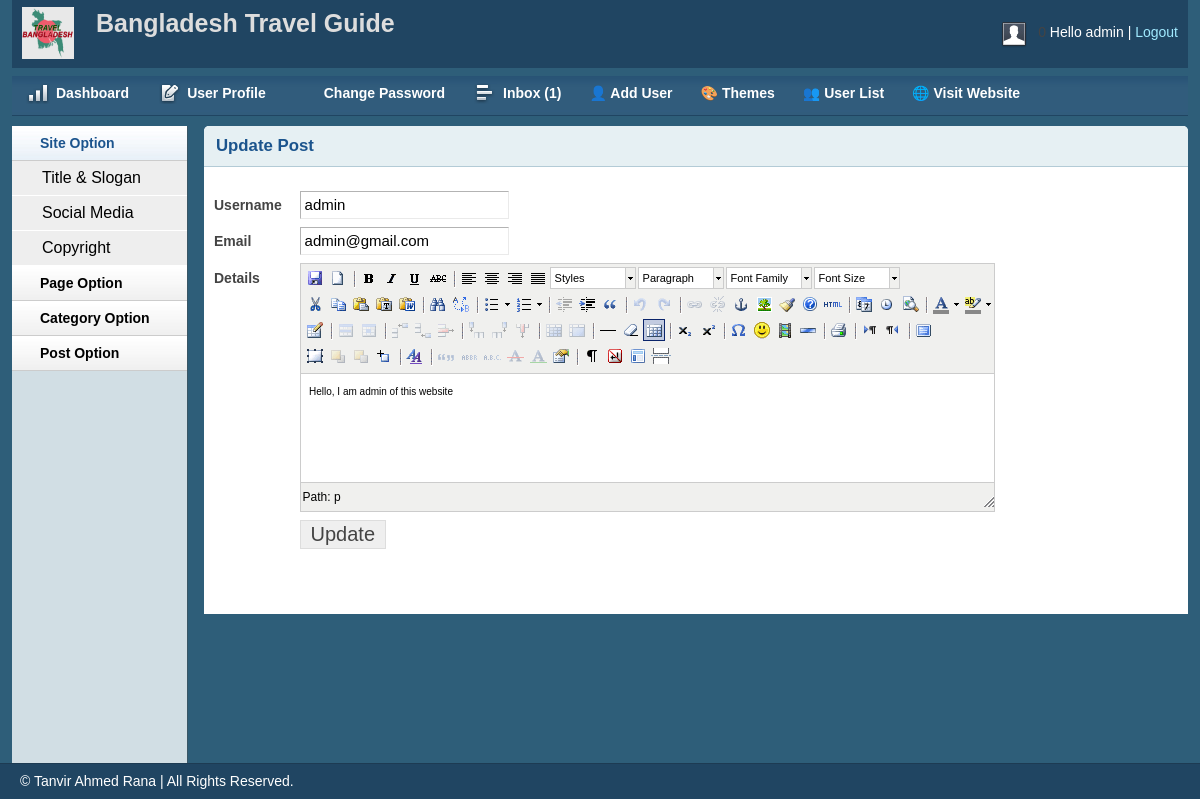
/admin/userProfile.php (signed in), run on an earlier commit of the app's database.
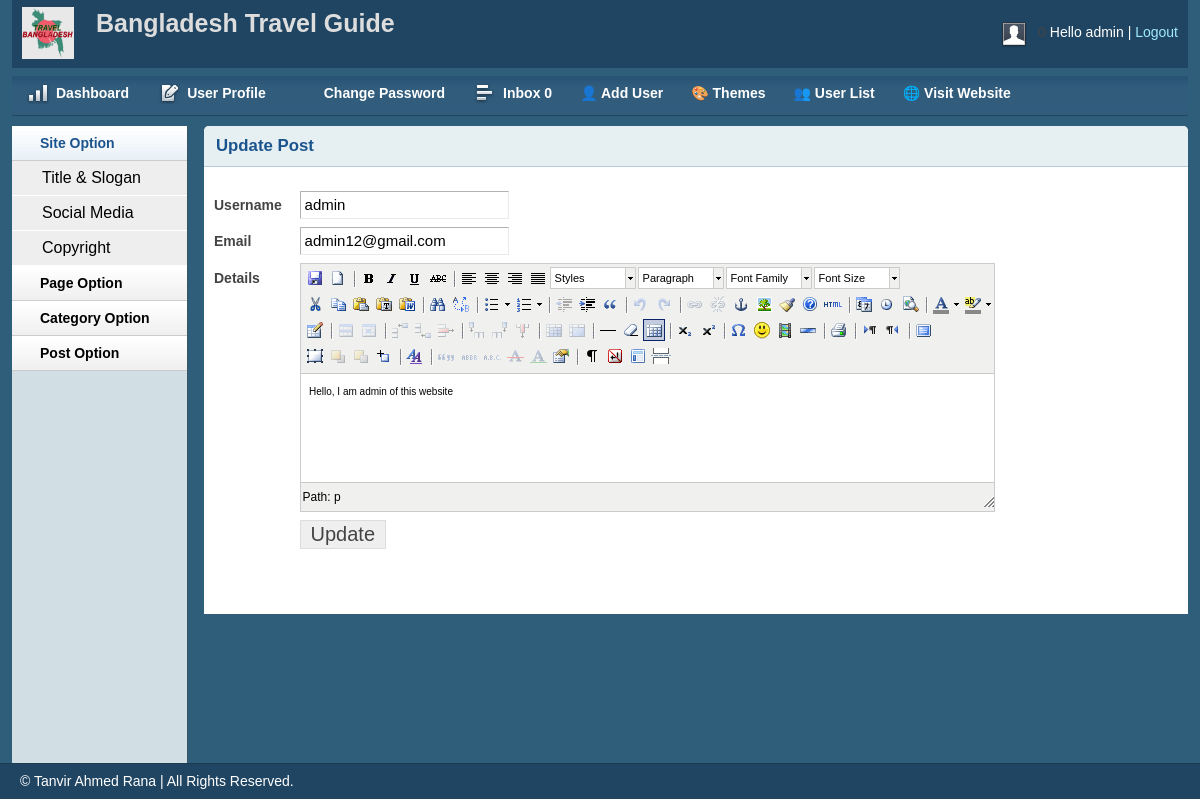
And on a later commit of the database.
### tables this page shows
CREATE TABLE `tbl_user` (
  `id` int(11) NOT NULL,
  `username` varchar(50) NOT NULL,
  `password` varchar(40) NOT NULL,
  `email` varchar(255) NOT NULL,
  `details` text NOT NULL,
  `role` int(11) NOT NULL
);

### lib/Session.php (called while the page is built, shortened)
<?php
class Session{
     public static function get($key) {
         if (isset($_SESSION["$key"])) {
             return $_SESSION["$key"];
         }else{
             return false;
         }
     }
}

### lib/Database.php (called while the page is built, shortened)
<?php
Class Database{
	public $host   = DB_HOST;
	public $user   = DB_USER;
	public $pass   = DB_PASS;
	public $dbname = DB_NAME;
	public $link;
	private function connectDB(){
	$this->link = new mysqli($this->host, $this->user, $this->pass, $this->dbname);
 }
	public function select($query){
		$result = $this->link->query($query) or die($this->link->error.__LINE__);
		if($result->num_rows > 0){
			return $result;
		} else {
			return false;
		}
	}
}

### admin/userProfile.php (the view, shortened to what this page needs)
<?php include 'inc/header.php';?>
<?php include 'inc/sidebar.php';?>
<div class="grid_10">
<?php
 $userId = Session::get('userId');
 $userRole = Session::get('userRole');
?>
<div class="box round first grid">
<h2>Update  Post</h2>
<div class="block">
    <?php
    $query = "SELECT * FROM tbl_user WHERE id='$userId' AND role='$userRole'";
    $getUser = $db->select($query);
    if($getUser){
        while($result = $getUser->fetch_assoc()){
  ?>
    <form action="" method="POST" enctype="multipart/form-data">
    <table class="form">
        <tr>
            <td>
                <label>Username</label>
            </td>
            <td>
                <input type="text" name="username" value="<?php echo $result['username']; ?>"/>
            </td>
        </tr>
        <tr>
            <td>
                <label>Email</label>
            </td>
            <td>
                <input type="text" name="email" value="<?php echo $result['email']; ?>"/>
            </td>
        </tr>
        <tr>
            <td style="vertical-align: top; padding-top: 9px;">
                <label>Details</label>
            </td>
            <td>
            </td>
        </tr>
        <tr>
            <td></td>
            <td>
                <input type="submit" name="submit" Value="Update" />
            </td>
        </tr>
    </table>
    </form>
    <?php } } ?>
</div>
</div>
</div>
<?php include 'inc/footer.php';?>

### admin/inc/header.php (shortened to what this page needs)
<?php
    include '../lib/Session.php';
?>
<?php
    include '../lib/Database.php';
?>
<?php
    $db = new Database();
?>
<!DOCTYPE html>
<html>
<head>
<link rel="stylesheet" type="text/css" href="css/reset.css" media="screen" />
<link rel="stylesheet" type="text/css" href="css/text.css" media="screen" />
<link rel="stylesheet" type="text/css" href="css/grid.css" media="screen" />
<link rel="stylesheet" type="text/css" href="css/layout.css" media="screen" />
<link rel="stylesheet" type="text/css" href="css/nav.css" media="screen" />
<link href="css/table/demo_page.css" rel="stylesheet" type="text/css" />
</head>
<body>
<div class="container_12">
<div class="grid_12 header-repeat">
<div id="branding">
    <div class="floatleft logo">
        <img src="img/bd.png" alt="Logo" />
    </div>
    <div class="floatleft middle">
        <h1>Bangladesh Travel Guide</h1>
    </div>
    <div class="floatright">
        <div class="floatleft">
            <img src="img/img-profile.jpg" alt="Profile Pic" /></div>
        <div class="floatleft marginleft10">
            <ul class="inline-ul floatleft">
                <li>Hello <?php echo Session::get('username');?> </li>
                <li>
                <a href="?action=logout">Logout</a>
            </li>
            </ul>
        </div>
    </div>
</div>
</div>
<div class="grid_12">
<ul class="nav main">
    <li class="ic-dashboard"><a href="index.php"><span>Dashboard</span></a> </li>
    <li class="ic-form-style"><a href="userProfile.php"><span>User Profile</span></a></li>
    <li class="ic-typography"><a href="changepassword.php"><span>Change Password</span></a></li>
    <li class="ic-grid-tables"><a href="inbox.php"><span>Inbox
        <?php
         $query = "SELECT * FROM tbl_contact WHERE status='0' ORDER BY id DESC";
         $msg = $db->select($query);
         if ($msg) {
             $count = mysqli_num_rows($msg);
             echo "(".$count.")";
         }else{
             echo "0";
         }
        ?>
    </span></a></li>
<?php
if (Session::get('userRole') == '0') {  ?>
    <li class="ic-charts"><a href="addUser.php">&#128100; Add User</a></li>
<?php } ?>
    <li class="ic-charts"><a href="theme.php" >&#127912; Themes </a></li>
   <li class="ic-charts"><a href="userlist.php">&#128101; User List</a></li>
    <li class="ic-charts"><a href="postlist.php">&#127760; Visit Website</a></li>
</ul>
</div>

What changed in the data, as far as the page shows it:
changed tbl_user "admin": email "admin@gmail.com" → "admin12@gmail.com"
Also different on the page:
$count: "1" → (not shown)
text now shown: "0"
